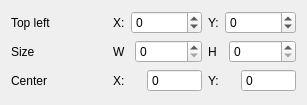
<?xml version="1.0" encoding="UTF-8"?>
<ui version="4.0">
 <class>RectForm</class>
 <widget class="QWidget" name="RectForm">
  <property name="geometry">
   <rect>
    <x>0</x>
    <y>0</y>
    <width>307</width>
    <height>105</height>
   </rect>
  </property>
  <property name="windowTitle">
   <string>Form</string>
  </property>
  <layout class="QGridLayout" name="gridLayout">
   <item row="1" column="0">
    <widget class="QLabel" name="label_4">
     <property name="text">
      <string>Size</string>
     </property>
    </widget>
   </item>
   <item row="0" column="0">
    <widget class="QLabel" name="label_3">
     <property name="text">
      <string>Top left</string>
     </property>
    </widget>
   </item>
   <item row="1" column="1">
    <layout class="QHBoxLayout" name="horizontalLayout_2">
     <item>
      <widget class="QLabel" name="label_5">
       <property name="text">
        <string>W</string>
       </property>
      </widget>
     </item>
     <item>
      <widget class="QSpinBox" name="sb_width">
       <property name="maximum">
        <number>999999999</number>
       </property>
      </widget>
     </item>
     <item>
      <widget class="QLabel" name="label_6">
       <property name="text">
        <string>H</string>
       </property>
      </widget>
     </item>
     <item>
      <widget class="QSpinBox" name="sb_height">
       <property name="maximum">
        <number>999999999</number>
       </property>
      </widget>
     </item>
    </layout>
   </item>
   <item row="0" column="1">
    <layout class="QHBoxLayout" name="horizontalLayout">
     <item>
      <widget class="QLabel" name="label">
       <property name="text">
        <string>X:</string>
       </property>
      </widget>
     </item>
     <item>
      <widget class="QSpinBox" name="sb_x">
       <property name="minimum">
        <number>-999999999</number>
       </property>
       <property name="maximum">
        <number>999999999</number>
       </property>
      </widget>
     </item>
     <item>
      <widget class="QLabel" name="label_2">
       <property name="text">
        <string>Y:</string>
       </property>
      </widget>
     </item>
     <item>
      <widget class="QSpinBox" name="sb_y">
       <property name="minimum">
        <number>-999999999</number>
       </property>
       <property name="maximum">
        <number>999999999</number>
       </property>
      </widget>
     </item>
    </layout>
   </item>
   <item row="2" column="0">
    <widget class="QLabel" name="label_7">
     <property name="text">
      <string>Center</string>
     </property>
    </widget>
   </item>
   <item row="2" column="1">
    <layout class="QHBoxLayout" name="horizontalLayout_3">
     <item>
      <widget class="QLabel" name="label_8">
       <property name="text">
        <string>X:</string>
       </property>
      </widget>
     </item>
     <item>
      <widget class="QSpinBox" name="sb_center_x">
       <property name="readOnly">
        <bool>true</bool>
       </property>
       <property name="buttonSymbols">
        <enum>QAbstractSpinBox::NoButtons</enum>
       </property>
       <property name="minimum">
        <number>-999999999</number>
       </property>
       <property name="maximum">
        <number>999999999</number>
       </property>
      </widget>
     </item>
     <item>
      <widget class="QLabel" name="label_9">
       <property name="text">
        <string>Y:</string>
       </property>
      </widget>
     </item>
     <item>
      <widget class="QSpinBox" name="sb_center_y">
       <property name="readOnly">
        <bool>true</bool>
       </property>
       <property name="buttonSymbols">
        <enum>QAbstractSpinBox::NoButtons</enum>
       </property>
       <property name="minimum">
        <number>-999999999</number>
       </property>
       <property name="maximum">
        <number>999999999</number>
       </property>
      </widget>
     </item>
    </layout>
   </item>
  </layout>
 </widget>
 <resources/>
 <connections/>
</ui>
